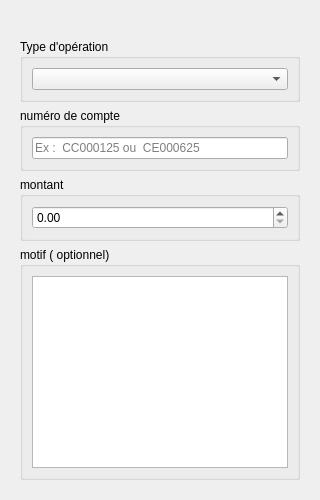
                       <widget class="QWidget" name="onglet_depot_retrait">
                        <attribute name="title">
                         <string>Dépot et Retrait</string>
                        </attribute>
                        <layout class="QVBoxLayout" name="verticalLayout_31">
                         <property name="topMargin">
                          <number>30</number>
                         </property>
                         <item>
                          <widget class="QWidget" name="widget_26" native="true">
                           <property name="sizePolicy">
                            <sizepolicy hsizetype="MinimumExpanding" vsizetype="MinimumExpanding">
                             <horstretch>0</horstretch>
                             <verstretch>0</verstretch>
                            </sizepolicy>
                           </property>
                           <layout class="QVBoxLayout" name="verticalLayout_30">
                            <item>
                             <widget class="QGroupBox" name="groupBox_22">
                              <property name="title">
                               <string>Type d'opération </string>
                              </property>
                              <layout class="QVBoxLayout" name="verticalLayout_46">
                               <item>
                                <widget class="QComboBox" name="comboBox_type_operation_onglet_depot_retrait"/>
                               </item>
                              </layout>
                             </widget>
                            </item>
                            <item>
                             <widget class="QGroupBox" name="groupBox_11">
                              <property name="title">
                               <string>numéro de compte</string>
                              </property>
                              <layout class="QVBoxLayout" name="verticalLayout_27">
                               <item>
                                <widget class="QLineEdit" name="sai_numero_compte_onglet_depot_retrait">
                                 <property name="placeholderText">
                                  <string>Ex :  CC000125 ou  CE000625</string>
                                 </property>
                                </widget>
                               </item>
                              </layout>
                             </widget>
                            </item>
                            <item>
                             <widget class="QGroupBox" name="groupBox_12">
                              <property name="title">
                               <string>montant</string>
                              </property>
                              <layout class="QVBoxLayout" name="verticalLayout_28">
                               <item>
                                <widget class="QDoubleSpinBox" name="doubleSpinBox_montant_onglet_depot_retrait">
                                 <property name="decimals">
                                  <number>2</number>
                                 </property>
                                 <property name="maximum">
                                  <double>100000000000000004384584304507619735463404765184.000000000000000</double>
                                 </property>
                                </widget>
                               </item>
                              </layout>
                             </widget>
                            </item>
                            <item>
                             <widget class="QGroupBox" name="groupBox_13">
                              <property name="sizePolicy">
                               <sizepolicy hsizetype="Preferred" vsizetype="Minimum">
                                <horstretch>0</horstretch>
                                <verstretch>0</verstretch>
                               </sizepolicy>
                              </property>
                              <property name="minimumSize">
                               <size>
                                <width>0</width>
                                <height>0</height>
                               </size>
                              </property>
                              <property name="title">
                               <string>motif ( optionnel)</string>
                              </property>
                              <layout class="QVBoxLayout" name="verticalLayout_29">
                               <item>
                                <widget class="QTextEdit" name="textEdit_motif_onglet_depot_retrait"/>
                               </item>
                              </layout>
                             </widget>
                            </item>
                           </layout>
                          </widget>
                         </item>
                        </layout>
                       </widget>
